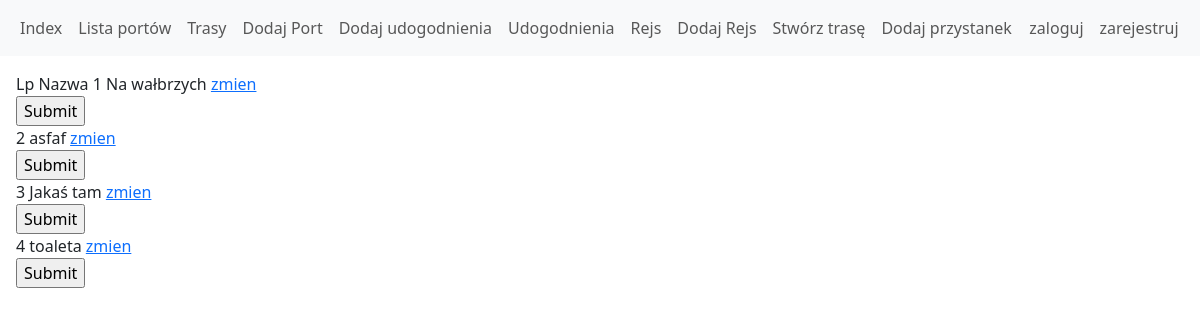
/routes, run on the app's committed database.
### HavenRouteApp/models.py (models this page shows)
class Route(models.Model):
    name = models.CharField(max_length=128, default='')
    user = models.ForeignKey(User, on_delete=models.CASCADE)
    stop_list = models.ManyToManyField(Port, through='RoutePort')

### HavenRouteApp/views.py (the view)
# urls.py: path('routes', views.RouteView.as_view(), name='routes'),
class RouteView(ListView):
    model = Route
    template_name = 'RouteView.html'

### templates/RouteView.html (shortened to what this page needs)
{% extends 'base.html' %}
{% block content %}
<!DOCTYPE html>
<head>
</head>
<body>
    <tr>
        <th>Lp</th>
        <th>Nazwa</th>
    </tr>
        {% for route in route_list %}
            <tr class="{% cycle 'bg-secondary' 'bg-light' %}">
            <td>{{ forloop.counter }}</td>
            <td>{{ route.name }}</td>
            <td><a href="{{ route.get_absolute_url }}">zmien</a> </td>
            <td>
                <form action="{% url 'route_detail' route.id %}" method="get"> {% csrf_token %}
                <input type="submit"></form>
            </td>
    </tr>
    {% endfor %}
</body>
</html>
{% endblock %}

### data on the page
Route: name "Na wałbrzych"
Route: name "asfaf"
Route: name "Jakaś tam"
Route: name "toaleta"
